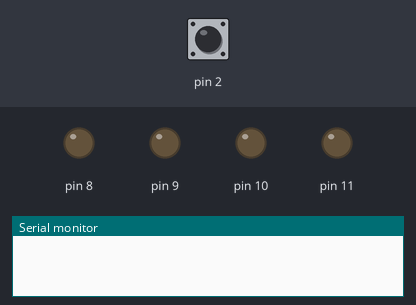
The sketch below on a simulated Arduino Uno, built with avr-gcc and run on an emulated ATmega328P. Parts: output pins drawn as LEDs (lit = HIGH), the last lines printed to the serial monitor. The inputs (shaded band) are chosen by the test bench; at power-on: pin 2 HIGH.

Above: at 1.2 s.
1.3 s: pin 2 pulled LOW for 0.15 s
At 2.5 s:
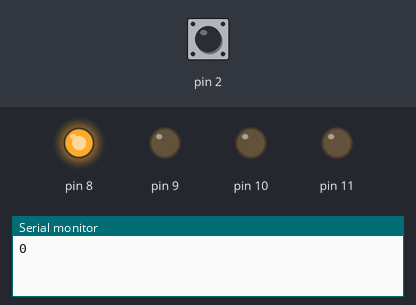
2.9 s: pin 2 pulled LOW for 1 s
At 4.0 s:
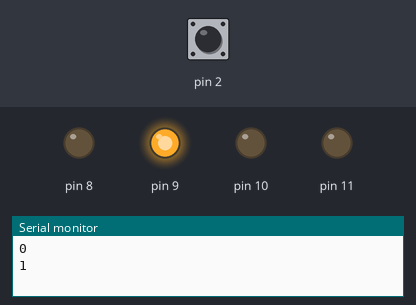
5.4 s: pin 2 pulled LOW for 0.15 s
At 5.9 s:
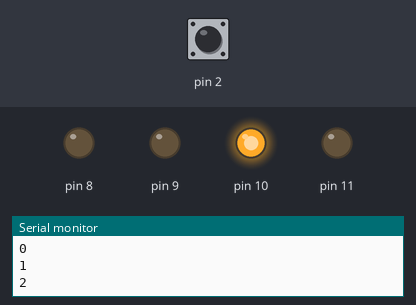
7.0 s: pin 2 pulled LOW for 3.2 s
At 8.3 s:
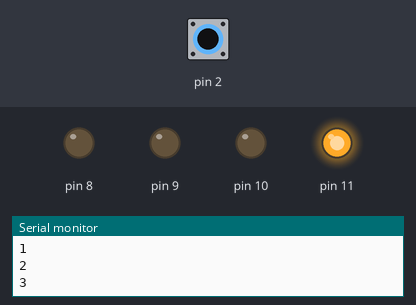
Timing chart, 0 to 10.0 s (numbered marks = the images above; inputs shaded):
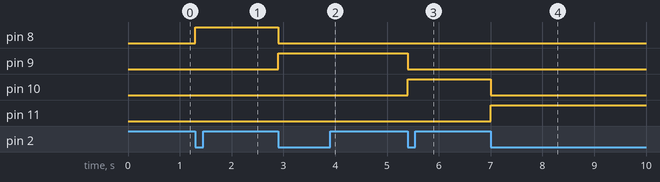

The sketch:

ex08_button_class_exercise.ino
```cpp
#include <LED.h>
#include <BUTTON.h>

BUTTON btn(2);
LED leds[4] = {LED(8), LED(9), LED(10), LED(11)};
int out_no = -1;

void move_led() {
  ++out_no %= 4;
  Serial.println(out_no);
  for (int n = 0; n < 4; n++) {
    leds[n].setValue(n == out_no);
  }
}

void setup() {
  // put your setup code here, to run once:
  Serial.begin(115200);
  btn.setCallBack(move_led);
}

void loop() {
  // put your main code here, to run repeatedly:
  btn.check();
}
```

Measured:
- after the input at 1.3 s, pin 8: LOW → HIGH at once
- after the input at 2.9 s, pin 8: HIGH → LOW at once; pin 9: LOW → HIGH at once
- after the input at 5.4 s, pin 9: HIGH → LOW at once; pin 10: LOW → HIGH at once
- after the input at 7.0 s, pin 10: HIGH → LOW at once; pin 11: LOW → HIGH at once
